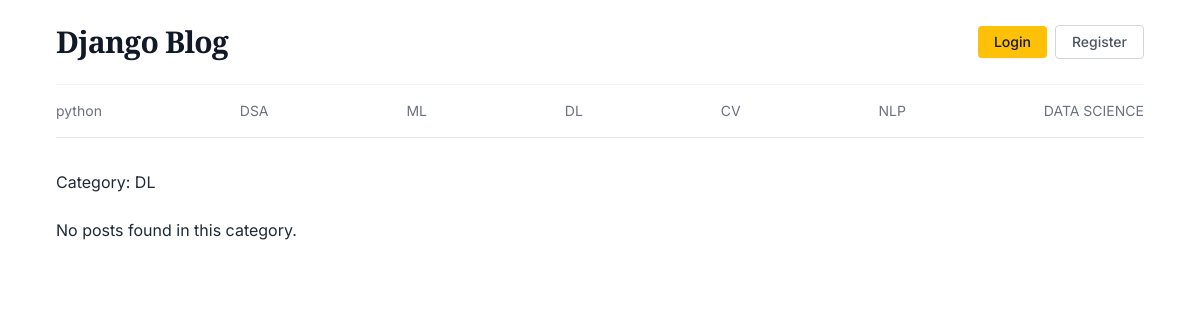
Before: /category/4/ with the older database file.
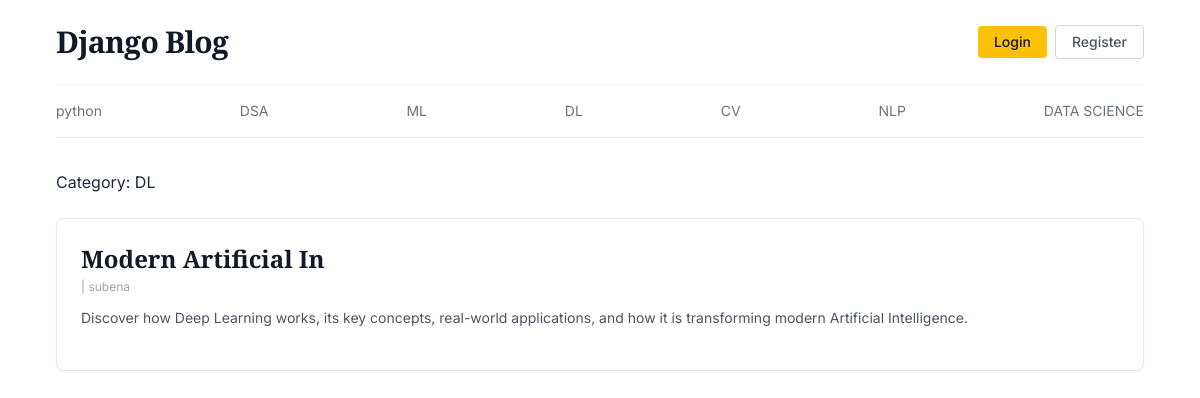
After: the same page with the newer database file.
### blog/models.py (models this page shows, shortened)
class Category(models.Model):
    name = models.CharField(max_length = 100, unique=True)
    created_at = models.DateTimeField(auto_now_add = True)
    updated_at = models.DateTimeField(auto_now = True)

class BlogPost(models.Model):
    title = models.CharField(max_length = 200)
    slug = models.CharField(max_length = 200,unique=True,blank =True)
    category = models.ForeignKey(Category,on_delete = models.CASCADE)
    author = models.ForeignKey(User,on_delete = models.CASCADE)
    short_description = models.CharField(max_length = 400)
    featured_image = models.ImageField(upload_to='posts/', blank=True, null=True)
    blog_body = models.CharField(max_length = 2000)
    status = models.IntegerField(choices = STATUS_MODE)
    is_feature = models.BooleanField(default=False)
    created_at = models.DateTimeField(auto_now = True)
    updated_at = models.DateTimeField(auto_now = True)

### blog/views.py (the view)
# urls.py: path('category/<int:category_id>/',views.posts_by_category,name='posts_by_category'),
def posts_by_category(request,category_id):
    posts = BlogPost.objects.filter(status=1,category=category_id)
    category = get_object_or_404(Category,pk=category_id)
    context = {
        'posts': posts,
        'category':category,
    }
    return render(request, 'posts_by_category.html', context)

### blog/context_processors.py (called while the page is built)
def get_categories(request):
    categories = Category.objects.all()
    return dict(categories=categories)

### templates/posts_by_category.html
{% extends 'base.html' %}
{% block content %}
        <section class="mt-8 grid grid-cols-1 gap-6">
            <h3>Category: {{ category.name }}</h3>
            {% if posts %}
                {% for post in posts %}
                <div class="bg-white p-6 rounded-lg border border-gray-200 shadow-sm hover:shadow-md transition-shadow">
                    <h2 class="font-serif text-2xl font-bold text-gray-900 mb-1">
                        <a href="#">{{ post.title }}</a>
                    </h2>
                    <div class="text-xs text-gray-400 mb-3">
                        {{ post.created_on }} | {{ post.author }}
                    </div>
                    <p class="text-gray-600 text-sm leading-relaxed mb-4">
                        {{ post.short_description }}
                    </p>
                </div>
                {% endfor %}
            {% else %}
                <p>No posts found in this category.</p>
            {% endif %}
        </section>
{% endblock %}

### templates/base.html (shortened to what this page needs)
{% load static %}
<!DOCTYPE html>
<html lang="en">
<head>
    <script src="https://cdn.tailwindcss.com"></script>
</head>
<body class="bg-white text-gray-800 font-sans antialiased min-h-screen flex flex-col">
    <div class="max-w-6xl mx-auto px-4 sm:px-6 lg:px-8 w-full">
        <header class="flex justify-between items-center py-6 border-b border-gray-100">
            <a href="#" class="font-serif text-3xl font-bold tracking-tight text-gray-900 hover:text-gray-700 transition-colors">
                Django Blog
            </a>
            <div class="flex items-center space-x-2">
                <button class="bg-amberButton hover:bg-yellow-500 text-gray-900 text-sm font-medium px-4 py-1.5 rounded transition-colors shadow-sm">
                    Login
                </button>
                <button class="border border-gray-300 hover:bg-gray-50 text-gray-600 text-sm font-medium px-4 py-1.5 rounded transition-colors">
                    Register
                </button>
            </div>
        </header>
        <nav class="py-4 border-b border-gray-200">
            <ul class="flex flex-wrap justify-between items-center text-sm font-normal text-gray-500 gap-y-2">
               {% for category in categories %}
                <li><a href="{% url 'posts_by_category' category.id %}" class="hover:text-gray-900 transition-colors">{{ category.name }}</a></li>
                {% endfor %}
            </ul>
        </nav>
{% block content %}
{% endblock %}
</body>
</html>

Changed rows visible on the page:
added BlogPost: title "Modern Artificial In", author "subena", short_description "Discover how Deep Learning works, its key concepts, real-world applications, and how it is transforming modern Artificial Intelligence."
Other visible differences:
text no longer shown: "No posts found in this category."
